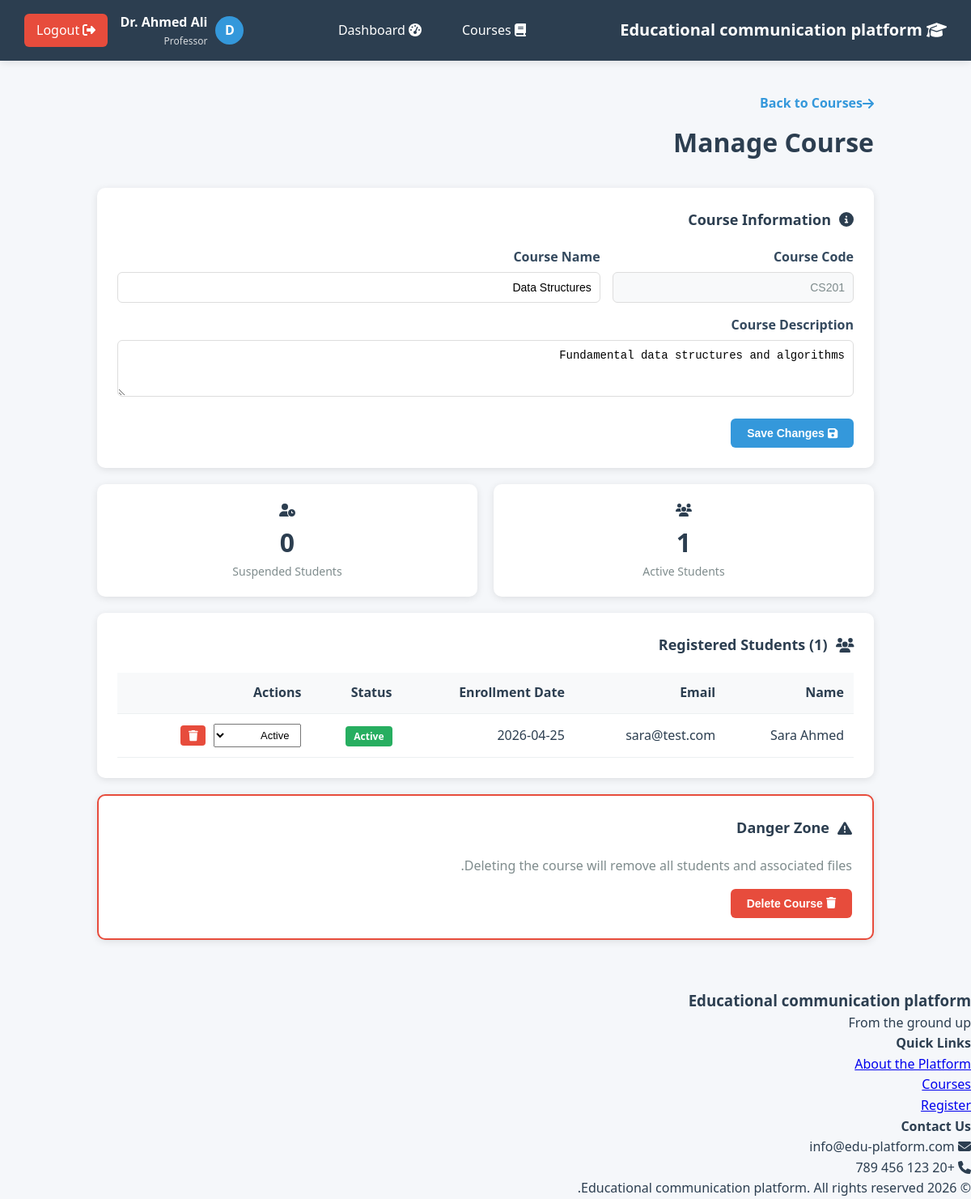
/courses/manage.php?id=2 (signed in), run on the app's committed database.
### tables this page shows
CREATE TABLE courses (
    id INT PRIMARY KEY AUTO_INCREMENT,
    course_name VARCHAR(200) NOT NULL,
    course_code VARCHAR(20) UNIQUE NOT NULL,
    professor_id INT NOT NULL,
    description TEXT,
    created_at TIMESTAMP DEFAULT CURRENT_TIMESTAMP,
    FOREIGN KEY (professor_id) REFERENCES users(id) ON DELETE CASCADE
);

CREATE TABLE course_enrollments (
    id INT PRIMARY KEY AUTO_INCREMENT,
    course_id INT NOT NULL,
    student_id INT NOT NULL,
    enrolled_at TIMESTAMP DEFAULT CURRENT_TIMESTAMP,
    status VARCHAR(20) DEFAULT 'active',
    FOREIGN KEY (course_id) REFERENCES courses(id) ON DELETE CASCADE,
    FOREIGN KEY (student_id) REFERENCES users(id) ON DELETE CASCADE,
    UNIQUE (course_id, student_id)
);

CREATE TABLE users (
    id INT PRIMARY KEY AUTO_INCREMENT,
    username VARCHAR(50) UNIQUE NOT NULL,
    email VARCHAR(100) UNIQUE NOT NULL,
    password VARCHAR(255) NOT NULL,
    full_name VARCHAR(100) NOT NULL,
    name VARCHAR(100) NOT NULL,
    user_type ENUM('professor', 'student') NOT NULL,
    created_at TIMESTAMP DEFAULT CURRENT_TIMESTAMP
);

### includes/course_functions.php (called while the page is built, shortened)
<?php
function getCourseById($courseId) {
    $pdo = getDB();
    $stmt = $pdo->prepare("
        SELECT c.*, u.full_name as professor_name
        FROM courses c
        LEFT JOIN users u ON c.professor_id = u.id
        WHERE c.id = ?
    ");
    $stmt->execute([$courseId]);
    return $stmt->fetch();
}
function getCourseStudents($courseId, $status = 'active') {
    $pdo = getDB();
    $sql = "SELECT u.id, u.username, u.email, u.full_name, u.user_type,
                   ce.enrolled_at, ce.status
            FROM course_enrollments ce
            JOIN users u ON ce.student_id = u.id
            WHERE ce.course_id = ?";
    $sql .= " ORDER BY ce.enrolled_at DESC";
    $stmt = $pdo->prepare($sql);
    $stmt->execute($status ? [$courseId, $status] : [$courseId]);
    return $stmt->fetchAll();
}
function getCourseStudentCount($courseId) {
    $pdo = getDB();
    $stmt = $pdo->prepare("
        SELECT COUNT(*) as count
        FROM course_enrollments
        WHERE course_id = ? AND status = 'active'
    ");
    $stmt->execute([$courseId]);
    $result = $stmt->fetch();
    return $result['count'];
}

### courses/manage.php (the view, shortened to what this page needs)
<?php
require_once __DIR__ . '/../includes/course_functions.php';
require_once __DIR__ . '/../includes/header.php';
$courseId = $_GET['id'] ?? 0;
$course = getCourseById($courseId);
$students = getCourseStudents($courseId, null);
$studentCount = getCourseStudentCount($courseId);
?>
<div class="container">
    <div class="course-manage">
        <div class="page-header">
            <div>
                <a href="list.php" class="back-link">
                    <i class="fas fa-arrow-right"></i> Back to Courses
                </a>
                <h1>Manage Course</h1>
            </div>
        </div>
        <div class="card">
            <h2><i class="fas fa-info-circle"></i> Course Information</h2>
            <form method="POST" action="" class="course-form">
                <div class="form-row">
                    <div class="form-group">
                        <label>Course Code</label>
                        <input type="text" value="<?php echo htmlspecialchars($course['course_code']); ?>" disabled>
                    </div>
                    <div class="form-group">
                        <label>Course Name</label>
                        <input type="text"
                               name="course_name"
                               value="<?php echo htmlspecialchars($course['course_name']); ?>"
                               required>
                    </div>
                </div>
                <div class="form-group">
                    <label>Course Description</label>
                    <textarea name="description" rows="3"><?php echo htmlspecialchars($course['description'] ?? ''); ?></textarea>
                </div>
                <div class="form-actions">
                    <button type="submit" class="btn btn-primary">
                        <i class="fas fa-save"></i> Save Changes
                    </button>
                </div>
            </form>
        </div>
        <div class="stats-row">
            <div class="stat-card">
                <i class="fas fa-users"></i>
                <div class="stat-value"><?php echo $studentCount; ?></div>
                <div class="stat-label">Active Students</div>
            </div>
            <div class="stat-card">
                <i class="fas fa-user-clock"></i>
                <div class="stat-value"><?php echo count($students) - $studentCount; ?></div>
                <div class="stat-label">Suspended Students</div>
            </div>
        </div>
        <div class="card">
            <div class="card-header">
                <h2><i class="fas fa-users"></i> Registered Students (<?php echo count($students); ?>)</h2>
            </div>
            <?php if (empty($students)): ?>
                <div class="empty-state">
                    <p>There are no students registered in this course yet.</p>
                </div>
            <?php else: ?>
                <div class="students-table">
                    <table>
                        <thead>
                            <tr>
                                <th>Name</th>
                                <th>Email</th>
                                <th>Enrollment Date</th>
                                <th>Status</th>
                                <th>Actions</th>
                            </tr>
                        </thead>
                        <tbody>
                            <?php foreach ($students as $student): ?>
                                <tr>
                                    <td><?php echo htmlspecialchars($student['full_name']); ?></td>
                                    <td><?php echo htmlspecialchars($student['email']); ?></td>
                                    <td><?php echo date('Y-m-d', strtotime($student['enrolled_at'])); ?></td>
                                    <td>
                                        <span class="badge badge-<?php echo $student['status']; ?>">
                                            <?php
                                                echo $student['status'] === 'active' ? 'Active' :
                                                    ($student['status'] === 'suspended' ? 'Suspended' : 'Completed');
                                            ?>
                                        </span>
                                    </td>
                                    <td class="actions">
                                        <form method="POST" action="" class="inline-form">
                                            <select name="status" onchange="this.form.submit()">
                                                <option value="active" <?php echo $student['status'] === 'active' ? 'selected' : ''; ?>>Active</option>
                                            </select>
                                        </form>
                                        <form method="POST" action="" class="inline-form"
                                              onsubmit="return confirm('Are you sure you want to remove this student?');">
                                            <button type="submit" class="btn-icon btn-danger" title="Remove">
                                                <i class="fas fa-trash"></i>
                                            </button>
                                        </form>
                                    </td>
                                </tr>
                            <?php endforeach; ?>
                        </tbody>
                    </table>
                </div>
            <?php endif; ?>
        </div>
        <div class="card danger-zone">
            <h2><i class="fas fa-exclamation-triangle"></i> Danger Zone</h2>
            <p>Deleting the course will remove all students and associated files.</p>
            <form method="POST" action="" onsubmit="return confirm('Are you sure you want to delete this course? This action cannot be undone!');">
                <button type="submit" class="btn btn-danger">
                    <i class="fas fa-trash"></i> Delete Course
                </button>
            </form>
        </div>
    </div>
</div>
<?php require_once __DIR__ . '/../includes/footer.php'; ?>

### includes/header.php (style rules this page uses)
* { margin: 0; padding: 0; box-sizing: border-box; }
body { font-family: 'Segoe UI', Tahoma, Geneva, Verdana, sans-serif; background: #f5f7fa; color: #2c3e50; line-height: 1.6; }
.container { max-width: 1200px; margin: 0 auto; padding: 20px; }

### courses/manage.php (style rules this page uses)
.course-manage { padding: 20px; max-width: 1000px; margin: 0 auto; }
.page-header { margin-bottom: 30px; }
.back-link { display: inline-flex; align-items: center; color: #3498db; text-decoration: none; margin-bottom: 10px; font-weight: 600; }
h1 { color: #2c3e50; margin: 0; }
.card { background: white; border-radius: 10px; padding: 25px; margin-bottom: 20px; box-shadow: 0 2px 10px rgba(0,0,0,0.1); }
.card h2 { color: #2c3e50; font-size: 18px; margin: 0 0 20px; display: flex; align-items: center; gap: 10px; }
.form-row { display: grid; grid-template-columns: 1fr 2fr; gap: 15px; }
.form-group { margin-bottom: 15px; }
.form-group label { display: block; margin-bottom: 5px; font-weight: 600; color: #34495e; }
.form-group input, .form-group textarea, .form-group select { width: 100%; padding: 10px; border: 1px solid #ddd; border-radius: 6px; font-size: 14px; }
.form-group input:disabled { background: #f8f9fa; color: #7f8c8d; }
.form-actions { margin-top: 20px; }
.stats-row { display: grid; grid-template-columns: repeat(2, 1fr); gap: 20px; margin-bottom: 20px; }
.stat-card { background: white; border-radius: 10px; padding: 20px; text-align: center; box-shadow: 0 2px 10px rgba(0,0,0,0.1); }
.stat-value { font-size: 32px; font-weight: bold; color: #2c3e50; }
.stat-label { color: #7f8c8d; font-size: 14px; }
.students-table { overflow-x: auto; }
table { width: 100%; border-collapse: collapse; }
th, td { padding: 12px; text-align: right; border-bottom: 1px solid #ecf0f1; }
th { background: #f8f9fa; color: #2c3e50; font-weight: 600; }
.badge { padding: 4px 10px; border-radius: 4px; font-size: 12px; font-weight: 600; }
.badge-active { background: #27ae60; color: white; }
.actions { display: flex; gap: 10px; align-items: center; }
.inline-form { display: inline; }
.inline-form select { padding: 5px 10px; font-size: 13px; }
.btn-icon { padding: 5px 10px; border: none; border-radius: 4px; cursor: pointer; transition: all 0.3s; }
.btn-danger { background: #e74c3c; color: white; }
.danger-zone { border: 2px solid #e74c3c; }
.danger-zone p { color: #7f8c8d; margin-bottom: 15px; }
.btn { padding: 10px 20px; border: none; border-radius: 6px; cursor: pointer; font-size: 14px; font-weight: 600; text-decoration: none; display: inline-block; transition: all 0.3s; }
.btn-primary { background: #3498db; color: white; }

### data on the page
courses: course_code "CS201", course_name "Data Structures", description "Fundamental data structures and algorithms"
course_enrollments: student.full_name "Sara Ahmed", student.email "sara@test.com", enrolled_at "2026-04-25", shows "Active", status "Active"

### other printed values
mb_substr($_SESSION['full_name'] ?? 'M', 0, 1) "D"
$_SESSION['full_name'] "Dr. Ahmed Ali"
$studentCount "1"
count($students) - $studentCount "0"
count($students) "1"
